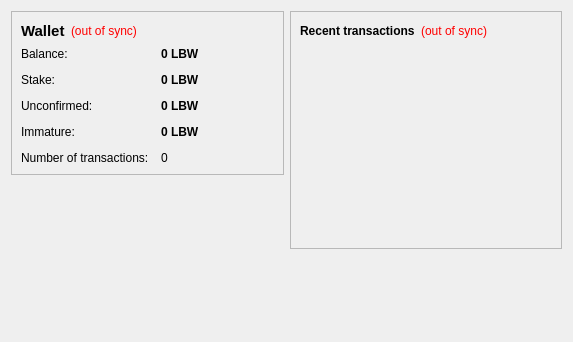
<?xml version="1.0" encoding="UTF-8"?>
<ui version="4.0">
 <class>OverviewPage</class>
 <widget class="QWidget" name="OverviewPage">
  <property name="geometry">
   <rect>
    <x>0</x>
    <y>0</y>
    <width>573</width>
    <height>342</height>
   </rect>
  </property>
  <property name="windowTitle">
   <string>Form</string>
  </property>
  <layout class="QHBoxLayout" name="horizontalLayout" stretch="1,1">
   <item>
    <layout class="QVBoxLayout" name="verticalLayout_2">
     <item>
      <widget class="QFrame" name="frame">
       <property name="frameShape">
        <enum>QFrame::StyledPanel</enum>
       </property>
       <property name="frameShadow">
        <enum>QFrame::Raised</enum>
       </property>
       <layout class="QVBoxLayout" name="verticalLayout_4">
        <item>
         <layout class="QHBoxLayout" name="horizontalLayout_4">
          <item>
           <widget class="QLabel" name="label_5">
            <property name="font">
             <font>
              <pointsize>11</pointsize>
              <weight>75</weight>
              <bold>true</bold>
             </font>
            </property>
            <property name="text">
             <string>Wallet</string>
            </property>
           </widget>
          </item>
          <item>
           <widget class="QLabel" name="labelWalletStatus">
            <property name="toolTip">
             <string>The displayed information may be out of date. Your wallet automatically synchronizes with the Lebowskis network after a connection is established, but this process has not completed yet.</string>
            </property>
            <property name="styleSheet">
             <string notr="true">QLabel { color: red; }</string>
            </property>
            <property name="text">
             <string notr="true">(out of sync)</string>
            </property>
            <property name="alignment">
             <set>Qt::AlignLeading|Qt::AlignLeft|Qt::AlignVCenter</set>
            </property>
           </widget>
          </item>
          <item>
           <spacer name="horizontalSpacer_2">
            <property name="orientation">
             <enum>Qt::Horizontal</enum>
            </property>
            <property name="sizeHint" stdset="0">
             <size>
              <width>40</width>
              <height>20</height>
             </size>
            </property>
           </spacer>
          </item>
         </layout>
        </item>
        <item>
         <layout class="QFormLayout" name="formLayout_2">
          <property name="fieldGrowthPolicy">
           <enum>QFormLayout::AllNonFixedFieldsGrow</enum>
          </property>
          <property name="horizontalSpacing">
           <number>12</number>
          </property>
          <property name="verticalSpacing">
           <number>12</number>
          </property>
          <item row="0" column="0">
           <widget class="QLabel" name="label">
            <property name="text">
             <string>Balance:</string>
            </property>
           </widget>
          </item>
          <item row="0" column="1">
           <widget class="QLabel" name="labelBalance">
            <property name="font">
             <font>
              <weight>75</weight>
              <bold>true</bold>
             </font>
            </property>
            <property name="cursor">
             <cursorShape>IBeamCursor</cursorShape>
            </property>
            <property name="toolTip">
             <string>Your current balance</string>
            </property>
            <property name="text">
             <string notr="true">0 LBW</string>
            </property>
            <property name="textInteractionFlags">
             <set>Qt::LinksAccessibleByMouse|Qt::TextSelectableByKeyboard|Qt::TextSelectableByMouse</set>
            </property>
           </widget>
          </item>
          <item row="1" column="0">
           <widget class="QLabel" name="label_6">
            <property name="text">
             <string>Stake:</string>
            </property>
           </widget>
          </item>
          <item row="1" column="1">
           <widget class="QLabel" name="labelStake">
            <property name="font">
             <font>
              <weight>75</weight>
              <bold>true</bold>
             </font>
            </property>
            <property name="cursor">
             <cursorShape>IBeamCursor</cursorShape>
            </property>
            <property name="toolTip">
             <string>Total of coins that was staked, and do not yet count toward the current balance</string>
            </property>
            <property name="text">
             <string notr="true">0 LBW</string>
            </property>
            <property name="textInteractionFlags">
             <set>Qt::LinksAccessibleByMouse|Qt::TextSelectableByKeyboard|Qt::TextSelectableByMouse</set>
            </property>
           </widget>
          </item>
          <item row="2" column="0">
           <widget class="QLabel" name="label_3">
            <property name="text">
             <string>Unconfirmed:</string>
            </property>
           </widget>
          </item>
          <item row="2" column="1">
           <widget class="QLabel" name="labelUnconfirmed">
            <property name="font">
             <font>
              <weight>75</weight>
              <bold>true</bold>
             </font>
            </property>
            <property name="cursor">
             <cursorShape>IBeamCursor</cursorShape>
            </property>
            <property name="toolTip">
             <string>Total of transactions that have yet to be confirmed, and do not yet count toward the current balance</string>
            </property>
            <property name="text">
             <string notr="true">0 LBW</string>
            </property>
            <property name="textInteractionFlags">
             <set>Qt::LinksAccessibleByMouse|Qt::TextSelectableByKeyboard|Qt::TextSelectableByMouse</set>
            </property>
           </widget>
          </item>
          <item row="3" column="0">
           <widget class="QLabel" name="labelImmatureText">
            <property name="text">
             <string>Immature:</string>
            </property>
           </widget>
          </item>
          <item row="3" column="1">
           <widget class="QLabel" name="labelImmature">
            <property name="font">
             <font>
              <weight>75</weight>
              <bold>true</bold>
             </font>
            </property>
            <property name="toolTip">
             <string>Mined balance that has not yet matured</string>
            </property>
            <property name="text">
             <string notr="true">0 LBW</string>
            </property>
            <property name="textInteractionFlags">
             <set>Qt::LinksAccessibleByMouse|Qt::TextSelectableByKeyboard|Qt::TextSelectableByMouse</set>
            </property>
           </widget>
          </item>
          <item row="4" column="0">
           <widget class="QLabel" name="label_2">
            <property name="text">
             <string>Number of transactions:</string>
            </property>
           </widget>
          </item>
          <item row="4" column="1">
           <widget class="QLabel" name="labelNumTransactions">
            <property name="toolTip">
             <string>Total number of transactions in wallet</string>
            </property>
            <property name="text">
             <string notr="true">0</string>
            </property>
           </widget>
          </item>
         </layout>
        </item>
       </layout>
      </widget>
     </item>
     <item>
      <spacer name="verticalSpacer">
       <property name="orientation">
        <enum>Qt::Vertical</enum>
       </property>
       <property name="sizeHint" stdset="0">
        <size>
         <width>20</width>
         <height>40</height>
        </size>
       </property>
      </spacer>
     </item>
    </layout>
   </item>
   <item>
    <layout class="QVBoxLayout" name="verticalLayout_3">
     <item>
      <widget class="QFrame" name="frame_2">
       <property name="frameShape">
        <enum>QFrame::StyledPanel</enum>
       </property>
       <property name="frameShadow">
        <enum>QFrame::Raised</enum>
       </property>
       <layout class="QVBoxLayout" name="verticalLayout">
        <item>
         <layout class="QHBoxLayout" name="horizontalLayout_2">
          <item>
           <widget class="QLabel" name="label_4">
            <property name="text">
             <string>&lt;b&gt;Recent transactions&lt;/b&gt;</string>
            </property>
           </widget>
          </item>
          <item>
           <widget class="QLabel" name="labelTransactionsStatus">
            <property name="toolTip">
             <string>The displayed information may be out of date. Your wallet automatically synchronizes with the Lebowskis network after a connection is established, but this process has not completed yet.</string>
            </property>
            <property name="styleSheet">
             <string notr="true">QLabel { color: red; }</string>
            </property>
            <property name="text">
             <string notr="true">(out of sync)</string>
            </property>
            <property name="alignment">
             <set>Qt::AlignRight|Qt::AlignTrailing|Qt::AlignVCenter</set>
            </property>
           </widget>
          </item>
          <item>
           <spacer name="horizontalSpacer">
            <property name="orientation">
             <enum>Qt::Horizontal</enum>
            </property>
            <property name="sizeHint" stdset="0">
             <size>
              <width>40</width>
              <height>20</height>
             </size>
            </property>
           </spacer>
          </item>
         </layout>
        </item>
        <item>
         <widget class="QListView" name="listTransactions">
          <property name="styleSheet">
           <string notr="true">QListView { background: transparent; }</string>
          </property>
          <property name="frameShape">
           <enum>QFrame::NoFrame</enum>
          </property>
          <property name="verticalScrollBarPolicy">
           <enum>Qt::ScrollBarAlwaysOff</enum>
          </property>
          <property name="horizontalScrollBarPolicy">
           <enum>Qt::ScrollBarAlwaysOff</enum>
          </property>
          <property name="selectionMode">
           <enum>QAbstractItemView::NoSelection</enum>
          </property>
         </widget>
        </item>
       </layout>
      </widget>
     </item>
     <item>
      <spacer name="verticalSpacer_2">
       <property name="orientation">
        <enum>Qt::Vertical</enum>
       </property>
       <property name="sizeHint" stdset="0">
        <size>
         <width>20</width>
         <height>40</height>
        </size>
       </property>
      </spacer>
     </item>
    </layout>
   </item>
  </layout>
 </widget>
 <resources/>
 <connections/>
</ui>
